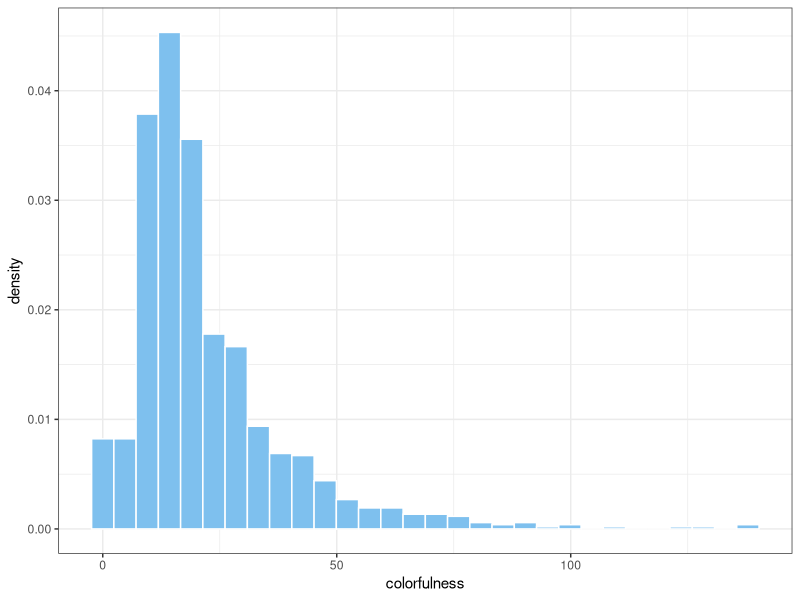
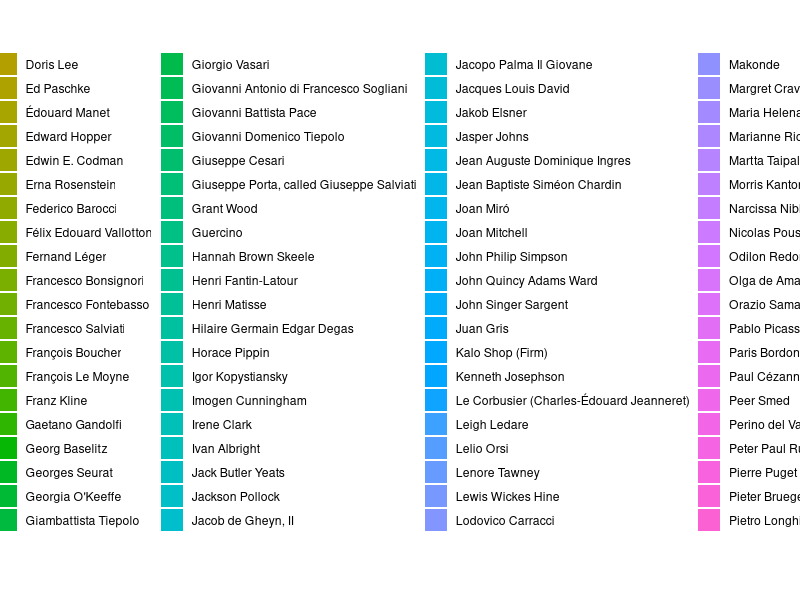
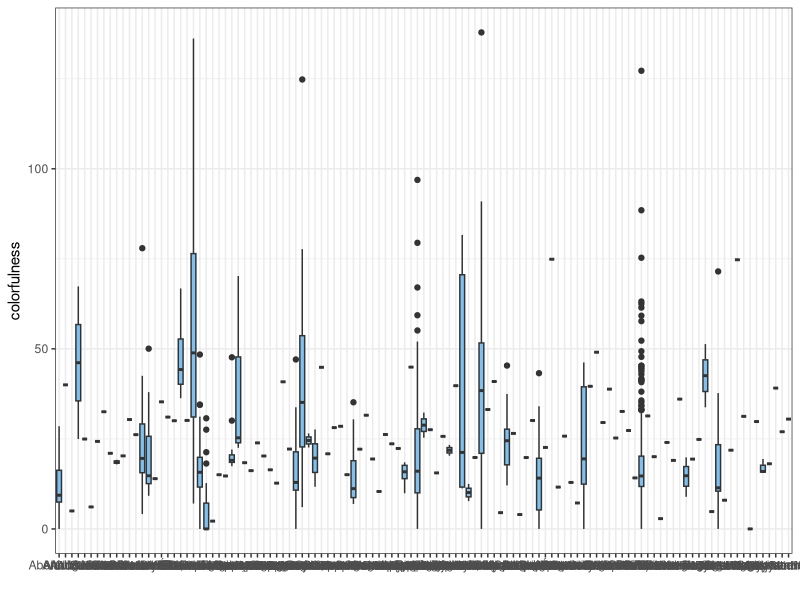
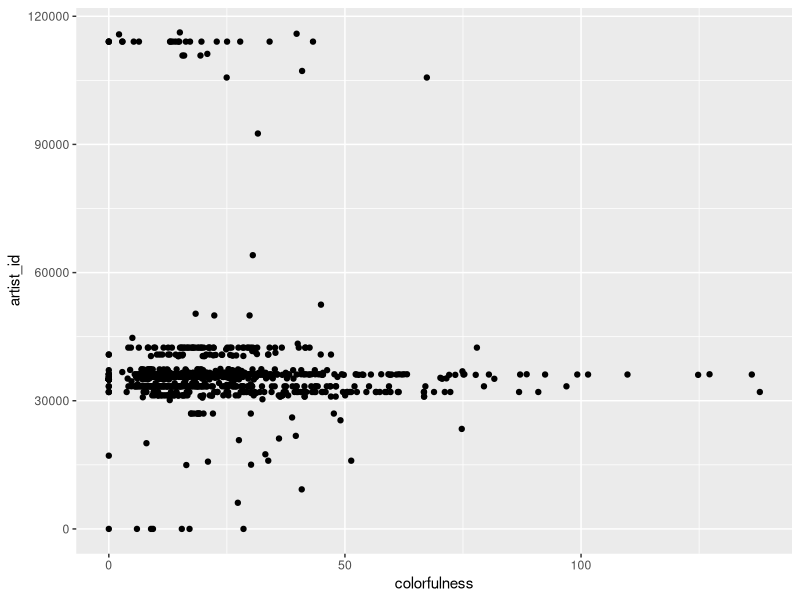
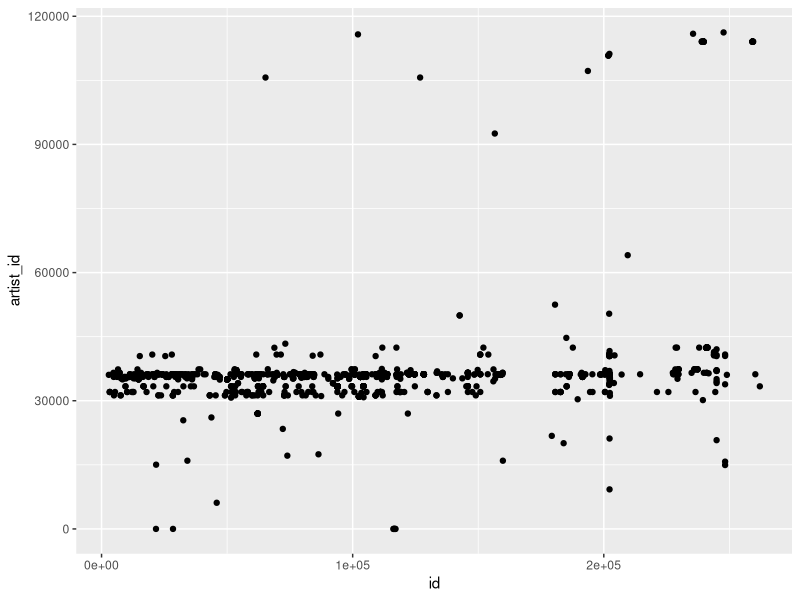
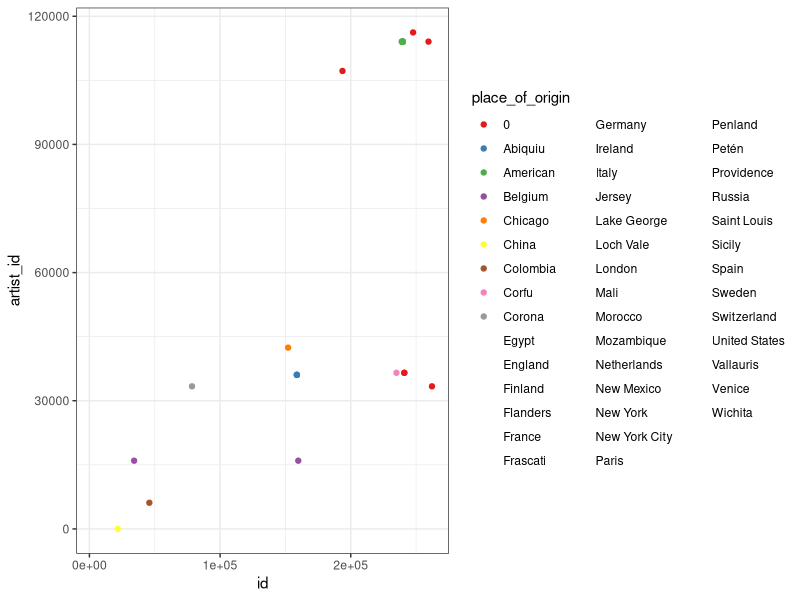
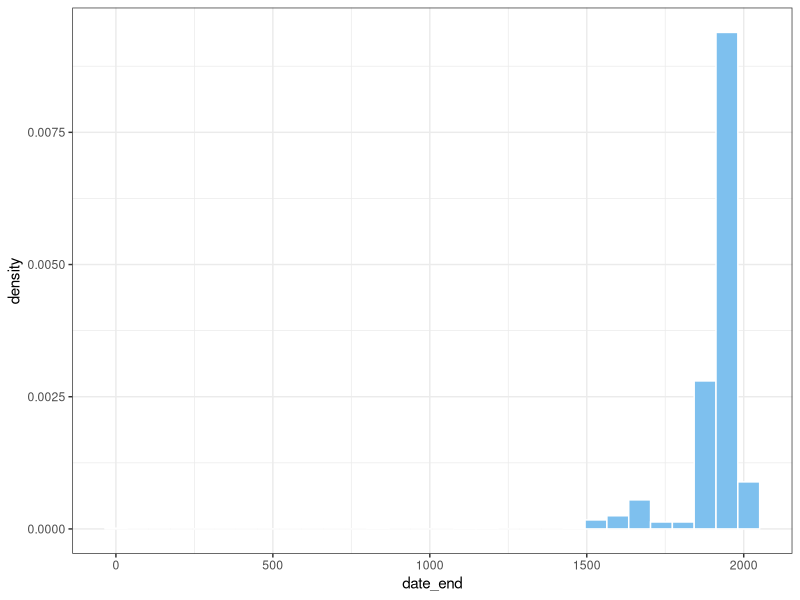
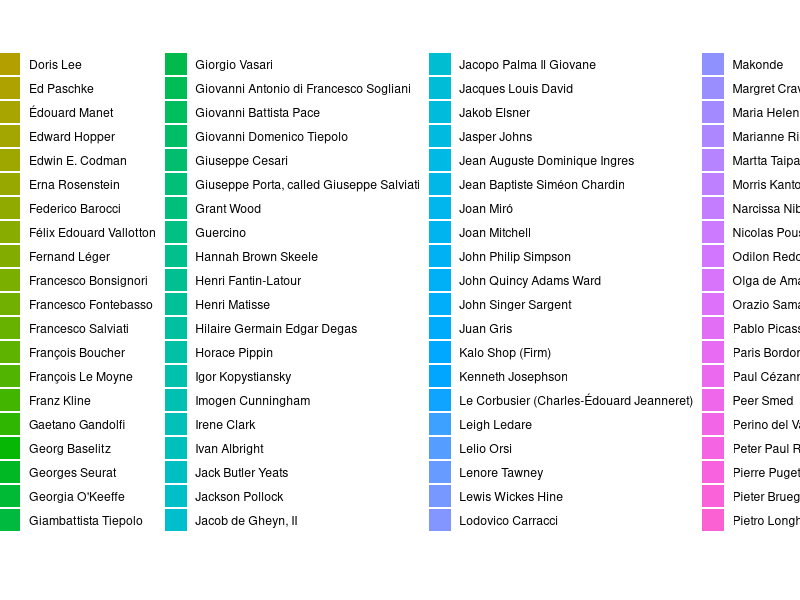

These figures' R source, in order:
df= read.csv('art1000.csv')

library(ggplot2)
library(dplyr)
##### HISTOGRAMS
# Marginal distribution of colorfulness
df %>%
  ggplot(aes(x= colorfulness, y= ..density.., color= I('white'), fill= I('skyblue2'))) +
  geom_histogram()+
  theme_bw()

# Distribution of colorfulness by artist_title
df%>%
  ggplot(aes(x= colorfulness, y= ..density.., color= I('white'), fill= artist_title)) +
  geom_histogram(position='identity')+
  theme_bw()

##### BOXPLOT
# boxplot of colorfulness by artist_title
df %>% 
  ggplot(aes(x = artist_title, y = colorfulness, fill = I("skyblue2"))) + geom_boxplot(position = "dodge") +
  labs(x = "") +
  theme_bw()

#### SCATTERPLOT
#scatterplot for correlation between colorfulness and id artists
df %>% 
  ggplot(aes(x = colorfulness, y = artist_id)) + geom_point()

#scatterplot for correlation between id artworks and id artists
df %>% 
  ggplot(aes(x = id, y = artist_id)) + geom_point()

### BUBBLEPLOT
df %>% 
  ggplot(aes(x = id, y = artist_id, color = place_of_origin)) + 
  geom_point() +
  scale_color_brewer(palette = "Set1") +
  theme_bw()

#Histogram for distribution of date_end artworks
df %>%
  ggplot(aes(x= date_end, y= ..density.., color= I('white'), fill= I('skyblue2'))) +
  geom_histogram()+
  theme_bw()

# Distribution of date_end by artist_title
df%>%
  ggplot(aes(x= date_end, y= ..density.., color= I('white'), fill= artist_title)) +
  geom_histogram(position='identity')+
  theme_bw()

# boxplot of date_end by artist_title
df %>% 
  ggplot(aes(x = date_end, y = artist_title, fill = I("skyblue2"))) + geom_boxplot(position = "dodge") +
  labs(x = "") +
  theme_bw()

#scatterplot for correlation between date_end and id artists
df %>% 
  ggplot(aes(x = date_end, y = artist_id)) + geom_point()

# Marginal distribution of colorfulness
df$is_zoomable = ifelse(df$is_zoomable== 'True',1,0)
df %>%
  ggplot(aes(x= is_zoomable, y= ..density.., color= I('white'), fill= I('skyblue2'))) +
  geom_histogram()+
  theme_bw()

# Distribution of artist_title by is_zoomable
df%>%
  ggplot(aes(x= artist_title, y= is_zoomable, color= I('white'))) +
  geom_col(position='identity')+
  theme_bw()

#scatterplot for correlation between is_zoomable and id artists
df %>% 
  ggplot(aes(x = is_zoomable, y = artist_id)) + geom_point()


